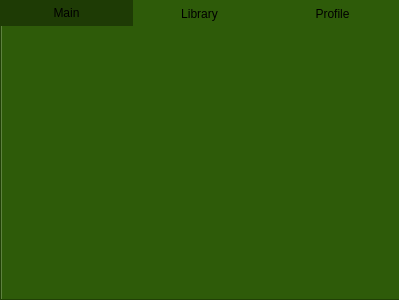
<?xml version="1.0" encoding="UTF-8"?>
<ui version="4.0">
 <class>UI</class>
 <widget class="QMainWindow" name="UI">
  <property name="geometry">
   <rect>
    <x>0</x>
    <y>0</y>
    <width>399</width>
    <height>300</height>
   </rect>
  </property>
  <property name="windowTitle">
   <string>GLauncher</string>
  </property>
  <widget class="QWidget" name="centralwidget">
   <property name="autoFillBackground">
    <bool>false</bool>
   </property>
   <property name="styleSheet">
    <string notr="true">background-color: rgb(46, 91, 9);</string>
   </property>
   <widget class="QTabWidget" name="tabWidget">
    <property name="geometry">
     <rect>
      <x>0</x>
      <y>0</y>
      <width>401</width>
      <height>301</height>
     </rect>
    </property>
    <property name="sizePolicy">
     <sizepolicy hsizetype="Expanding" vsizetype="Expanding">
      <horstretch>0</horstretch>
      <verstretch>0</verstretch>
     </sizepolicy>
    </property>
    <property name="maximumSize">
     <size>
      <width>401</width>
      <height>16777215</height>
     </size>
    </property>
    <property name="mouseTracking">
     <bool>false</bool>
    </property>
    <property name="tabletTracking">
     <bool>false</bool>
    </property>
    <property name="styleSheet">
     <string notr="true">QTabBar::tab {
    background-color: rgb(46, 91, 9);
    min-width: 0;
	width: 133%
   
}
QTabBar::tab:selected {
    background-color: rgb(30, 59, 5);
}
QMainWindow {
    background-color: black; 
}
</string>
    </property>
    <property name="tabPosition">
     <enum>QTabWidget::TabPosition::North</enum>
    </property>
    <property name="currentIndex">
     <number>0</number>
    </property>
    <property name="documentMode">
     <bool>false</bool>
    </property>
    <property name="tabsClosable">
     <bool>false</bool>
    </property>
    <widget class="QWidget" name="Main">
     <property name="styleSheet">
      <string notr="true"/>
     </property>
     <attribute name="title">
      <string>Main</string>
     </attribute>
    </widget>
    <widget class="QWidget" name="Library">
     <property name="styleSheet">
      <string notr="true">	gridline-color: rgb(255, 5, 9);
	border-bottom-color: rgb(16, 255, 56);</string>
     </property>
     <attribute name="title">
      <string>Library</string>
     </attribute>
    </widget>
    <widget class="QWidget" name="Profile">
     <attribute name="title">
      <string>Profile</string>
     </attribute>
    </widget>
   </widget>
  </widget>
 </widget>
 <tabstops>
  <tabstop>tabWidget</tabstop>
 </tabstops>
 <resources/>
 <connections/>
</ui>
